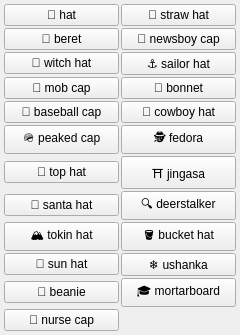
<?xml version="1.0" encoding="UTF-8"?>
<ui version="4.0">
 <class>clothes_hat_menu</class>
 <widget class="QWidget" name="clothes_hat_menu">
  <property name="geometry">
   <rect><x>0</x><y>0</y><width>240</width><height>60</height></rect>
  </property>
  <layout class="QGridLayout" name="grid">
   <property name="leftMargin"><number>4</number></property>
   <property name="topMargin"><number>4</number></property>
   <property name="rightMargin"><number>4</number></property>
   <property name="bottomMargin"><number>4</number></property>
   <property name="horizontalSpacing"><number>2</number></property>
   <property name="verticalSpacing"><number>2</number></property>
   <item row="0" column="0">
    <widget class="QPushButton" name="chk_hat">
     <property name="checkable"><bool>true</bool></property>
     <property name="text"><string>🎩 hat</string></property>
     <property name="tags" stdset="0"><string>hat</string></property>
     <property name="group" stdset="0"><string>hat</string></property>
    </widget>
   </item>
   <item row="1" column="0">
    <widget class="QPushButton" name="chk_beret">
     <property name="checkable"><bool>true</bool></property>
     <property name="text"><string>🎨 beret</string></property>
     <property name="tags" stdset="0"><string>beret</string></property>
     <property name="group" stdset="0"><string>hat</string></property>
    </widget>
   </item>
   <item row="2" column="0">
    <widget class="QPushButton" name="chk_witch_hat">
     <property name="checkable"><bool>true</bool></property>
     <property name="text"><string>🧙 witch hat</string></property>
     <property name="tags" stdset="0"><string>witch hat</string></property>
     <property name="group" stdset="0"><string>hat</string></property>
    </widget>
   </item>
   <item row="3" column="0">
    <widget class="QPushButton" name="chk_mob_cap">
     <property name="checkable"><bool>true</bool></property>
     <property name="text"><string>🌙 mob cap</string></property>
     <property name="tags" stdset="0"><string>mob cap</string></property>
     <property name="group" stdset="0"><string>hat</string></property>
    </widget>
   </item>
   <item row="4" column="0">
    <widget class="QPushButton" name="chk_baseball_cap">
     <property name="checkable"><bool>true</bool></property>
     <property name="text"><string>🧢 baseball cap</string></property>
     <property name="tags" stdset="0"><string>baseball cap</string></property>
     <property name="group" stdset="0"><string>hat</string></property>
    </widget>
   </item>
   <item row="5" column="0">
    <widget class="QPushButton" name="chk_peaked_cap">
     <property name="checkable"><bool>true</bool></property>
     <property name="text"><string>🪖 peaked cap</string></property>
     <property name="tags" stdset="0"><string>peaked cap</string></property>
     <property name="group" stdset="0"><string>hat</string></property>
    </widget>
   </item>
   <item row="6" column="0">
    <widget class="QPushButton" name="chk_top_hat">
     <property name="checkable"><bool>true</bool></property>
     <property name="text"><string>🎩 top hat</string></property>
     <property name="tags" stdset="0"><string>top hat</string></property>
     <property name="group" stdset="0"><string>hat</string></property>
    </widget>
   </item>
   <item row="7" column="0">
    <widget class="QPushButton" name="chk_santa_hat">
     <property name="checkable"><bool>true</bool></property>
     <property name="text"><string>🎅 santa hat</string></property>
     <property name="tags" stdset="0"><string>santa hat</string></property>
     <property name="group" stdset="0"><string>hat</string></property>
    </widget>
   </item>
   <item row="8" column="0">
    <widget class="QPushButton" name="chk_tokin_hat">
     <property name="checkable"><bool>true</bool></property>
     <property name="text"><string>🏔️ tokin hat</string></property>
     <property name="tags" stdset="0"><string>tokin hat</string></property>
     <property name="group" stdset="0"><string>hat</string></property>
    </widget>
   </item>
   <item row="9" column="0">
    <widget class="QPushButton" name="chk_sun_hat">
     <property name="checkable"><bool>true</bool></property>
     <property name="text"><string>👒 sun hat</string></property>
     <property name="tags" stdset="0"><string>sun hat</string></property>
     <property name="group" stdset="0"><string>hat</string></property>
    </widget>
   </item>
   <item row="10" column="0">
    <widget class="QPushButton" name="chk_beanie">
     <property name="checkable"><bool>true</bool></property>
     <property name="text"><string>🧶 beanie</string></property>
     <property name="tags" stdset="0"><string>beanie</string></property>
     <property name="group" stdset="0"><string>hat</string></property>
    </widget>
   </item>
   <item row="11" column="0">
    <widget class="QPushButton" name="chk_nurse_cap">
     <property name="checkable"><bool>true</bool></property>
     <property name="text"><string>🏥 nurse cap</string></property>
     <property name="tags" stdset="0"><string>nurse cap</string></property>
     <property name="group" stdset="0"><string>hat</string></property>
    </widget>
   </item>
   <item row="0" column="1">
    <widget class="QPushButton" name="chk_straw_hat">
     <property name="checkable"><bool>true</bool></property>
     <property name="text"><string>🌾 straw hat</string></property>
     <property name="tags" stdset="0"><string>straw hat</string></property>
     <property name="group" stdset="0"><string>hat</string></property>
    </widget>
   </item>
   <item row="1" column="1">
    <widget class="QPushButton" name="chk_newsboy_cap">
     <property name="checkable"><bool>true</bool></property>
     <property name="text"><string>📰 newsboy cap</string></property>
     <property name="tags" stdset="0"><string>newsboy cap</string></property>
     <property name="group" stdset="0"><string>hat</string></property>
    </widget>
   </item>
   <item row="2" column="1">
    <widget class="QPushButton" name="chk_sailor_hat">
     <property name="checkable"><bool>true</bool></property>
     <property name="text"><string>⚓ sailor hat</string></property>
     <property name="tags" stdset="0"><string>sailor hat</string></property>
     <property name="group" stdset="0"><string>hat</string></property>
    </widget>
   </item>
   <item row="3" column="1">
    <widget class="QPushButton" name="chk_bonnet">
     <property name="checkable"><bool>true</bool></property>
     <property name="text"><string>👶 bonnet</string></property>
     <property name="tags" stdset="0"><string>bonnet</string></property>
     <property name="group" stdset="0"><string>hat</string></property>
    </widget>
   </item>
   <item row="4" column="1">
    <widget class="QPushButton" name="chk_cowboy_hat">
     <property name="checkable"><bool>true</bool></property>
     <property name="text"><string>🤠 cowboy hat</string></property>
     <property name="tags" stdset="0"><string>cowboy hat</string></property>
     <property name="group" stdset="0"><string>hat</string></property>
    </widget>
   </item>
   <item row="5" column="1">
    <widget class="QPushButton" name="chk_fedora">
     <property name="checkable"><bool>true</bool></property>
     <property name="text"><string>🕵️ fedora</string></property>
     <property name="tags" stdset="0"><string>fedora</string></property>
     <property name="group" stdset="0"><string>hat</string></property>
    </widget>
   </item>
   <item row="6" column="1">
    <widget class="QPushButton" name="chk_jingasa">
     <property name="checkable"><bool>true</bool></property>
     <property name="text"><string>⛩️ jingasa</string></property>
     <property name="tags" stdset="0"><string>jingasa</string></property>
     <property name="group" stdset="0"><string>hat</string></property>
    </widget>
   </item>
   <item row="7" column="1">
    <widget class="QPushButton" name="chk_deerstalker">
     <property name="checkable"><bool>true</bool></property>
     <property name="text"><string>🔍 deerstalker</string></property>
     <property name="tags" stdset="0"><string>deerstalker</string></property>
     <property name="group" stdset="0"><string>hat</string></property>
    </widget>
   </item>
   <item row="8" column="1">
    <widget class="QPushButton" name="chk_bucket_hat">
     <property name="checkable"><bool>true</bool></property>
     <property name="text"><string>🪣 bucket hat</string></property>
     <property name="tags" stdset="0"><string>bucket hat</string></property>
     <property name="group" stdset="0"><string>hat</string></property>
    </widget>
   </item>
   <item row="9" column="1">
    <widget class="QPushButton" name="chk_ushanka">
     <property name="checkable"><bool>true</bool></property>
     <property name="text"><string>❄️ ushanka</string></property>
     <property name="tags" stdset="0"><string>ushanka</string></property>
     <property name="group" stdset="0"><string>hat</string></property>
    </widget>
   </item>
   <item row="10" column="1">
    <widget class="QPushButton" name="chk_mortarboard">
     <property name="checkable"><bool>true</bool></property>
     <property name="text"><string>🎓 mortarboard</string></property>
     <property name="tags" stdset="0"><string>mortarboard</string></property>
     <property name="group" stdset="0"><string>hat</string></property>
    </widget>
   </item>
  </layout>
 </widget>
 <resources/>
 <connections/>
</ui>
